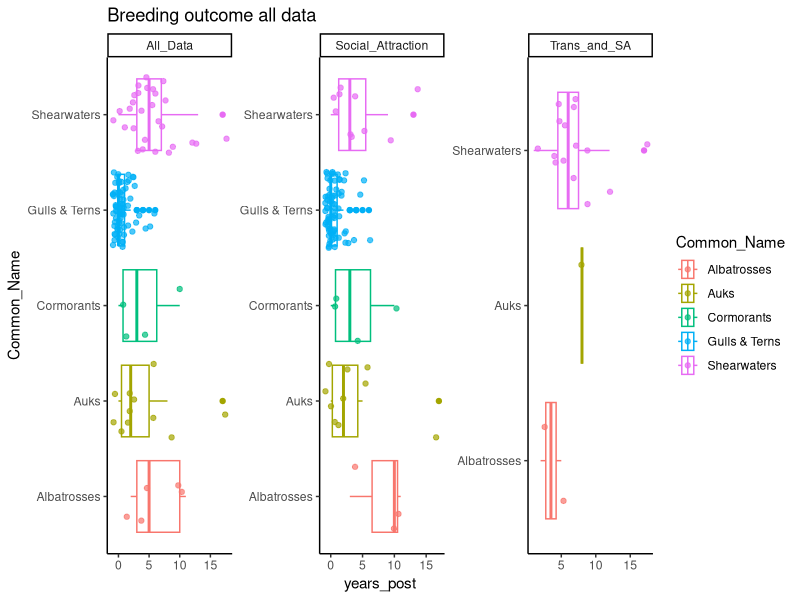

The R script that drew this image:
library(tidyverse)
library(ggplot2)

all_data <- read_csv(here::here("./data/raw_data.csv"))


#breeding, removing families with less than 5 responses
breeding_families <- all_data %>% 
  select(EventID, Family, Order, SA_Implementation, 
         Trans_Implementation,Social_Attraction_Start,Translocation, 
         Translocation_Start, Breeding_PreOpCat,Breeding_PostOpCat, 
         Breeding_Yr1, Data_Quality, AllStartYr, method) %>%
  filter(Breeding_PostOpCat != "Unknown", Breeding_PostOpCat != 0) %>% 
  filter(Breeding_PreOpCat == 0) %>% 
  filter(AllStartYr < 2018) %>% 
  filter(Data_Quality == 1) 

badfamilies <- breeding_families %>% 
  group_by(Family) %>% 
  summarize(n_obs = n()) %>% 
  filter(n_obs < 5)
#badfamilies is now my list of the families to remove from the plots/final data frames that I make the plots with





#breeding, Social Attraction only
breeding_SA <- all_data %>% 
  select(EventID, Family, Order, Social_Attraction, SA_Implementation, 
         Trans_Implementation,Social_Attraction_Start,Translocation, 
         Translocation_Start, Breeding_PreOpCat,Breeding_PostOpCat, 
         Visitation_Yr1_SinceOperation,
         Breeding_Yr1, Data_Quality, Visitation_PreOperation, Visitation_Operation, method) %>%
  filter(method == "Social_Attraction") %>% 
  filter(Data_Quality == 1) %>%
  filter(SA_Implementation == "Partially Achieved" | SA_Implementation == "Achieved") %>% 
  filter(Social_Attraction_Start < 2018) %>% 
  filter(Breeding_PostOpCat != "Unknown", Breeding_PostOpCat != 0) %>% 
  filter(Breeding_PreOpCat == 0)
  
#breeding, translocation only
breeding_trans <- all_data %>% 
  select(EventID, Family, Order, Social_Attraction, SA_Implementation, 
         Trans_Implementation,Social_Attraction_Start,Translocation, 
         Translocation_Start, Breeding_PreOpCat,Breeding_PostOpCat, 
         Visitation_Yr1_SinceOperation,
         Breeding_Yr1, Data_Quality, Visitation_PreOperation, Visitation_Operation, method) %>%
  filter(method == "Translocation") %>% 
  filter(Data_Quality == 1) %>%
  filter(Trans_Implementation == "Partially Achieved" | Trans_Implementation == "Achieved") %>% 
  filter(Translocation_Start < 2018) %>% 
  filter(Breeding_PostOpCat != "Unknown", Breeding_PostOpCat != 0) %>% 
  filter(Breeding_PreOpCat == 0)

#breeding, SA and trans combined
breeding_SATrans <- all_data %>%
  select(EventID, Family, Order, Social_Attraction, SA_Implementation, 
         Trans_Implementation,Social_Attraction_Start,Translocation, 
         Translocation_Start, Breeding_PreOpCat,Breeding_PostOpCat, 
         Visitation_Yr1_SinceOperation,
         Breeding_Yr1, Data_Quality, Visitation_PreOperation, Visitation_Operation, method) %>%
  filter(method == "Both") %>% 
  filter(Data_Quality == 1) %>%
  filter(Breeding_PostOpCat != "Unknown", Breeding_PostOpCat != 0) %>% 
  filter(Breeding_PreOpCat == 0) %>% 
  filter(Trans_Implementation %in% c("Partially Achieved", "Achieved")) %>% 
  filter(SA_Implementation %in% c("Partially Achieved", "Achieved")) %>% 
  filter(Translocation_Start < 2018 | Social_Attraction_Start < 2018)


#get the chunk that will make the SA panel 
chunkSA <- breeding_SA %>% 
  mutate(years_post = Breeding_Yr1 - Social_Attraction_Start) %>% 
  mutate(plotpanel = "Social_Attraction") %>% 
  select(EventID, years_post, Family, Order, plotpanel)
  
#get the chunk that will make the trans and SA panel
chunkTandSA <- breeding_SATrans %>% 
  mutate(years_post = Breeding_Yr1 - pmin(Translocation_Start, Social_Attraction_Start)) %>% 
  mutate(plotpanel = "Trans_and_SA") %>% 
  select(EventID, years_post, Family, Order, plotpanel)
  
#get the chunk that will make the All Data panel
#first make a  chunk with the trans only
tempchunk <- breeding_trans %>% 
  mutate(years_post = Breeding_Yr1 - Translocation_Start) %>% 
  select(EventID, years_post, Family, Order)
#now combine the three and overwrite plot panel to "all data"
chunkAllData <- bind_rows(chunkSA, chunkTandSA, tempchunk) %>% 
  mutate(plotpanel = "All_Data")

  

#now join the three chunks
plotdataframe <- bind_rows(chunkAllData, chunkSA, chunkTandSA) %>% 
  mutate(Common_Name = case_when(Family == "Procellariidae" ~ "Shearwaters",
                            Family == "Phalacrocoracidae" ~ "Cormorants",
                            Family == "Laridae" ~ "Gulls & Terns",
                            Family == "Alcidae" ~ "Auks",
                            Family == "Diomedeidae" ~ "Albatrosses"))

#looks good, each EventID is in there twice (once for all data, once for its own thing)


#anti-join to remove bad families
plotdataframe <- plotdataframe %>% 
  anti_join(badfamilies, by = "Family")







# plotting :(

ggplot(plotdataframe, aes(x=years_post, y=Common_Name, col=Common_Name)) +
  geom_boxplot(horizontal = TRUE) +
  facet_wrap(~plotpanel, scales = "free") +
  geom_jitter(alpha = 0.7, width = 0.9) +
  ggtitle("Breeding outcome all data") +
  theme_classic()










